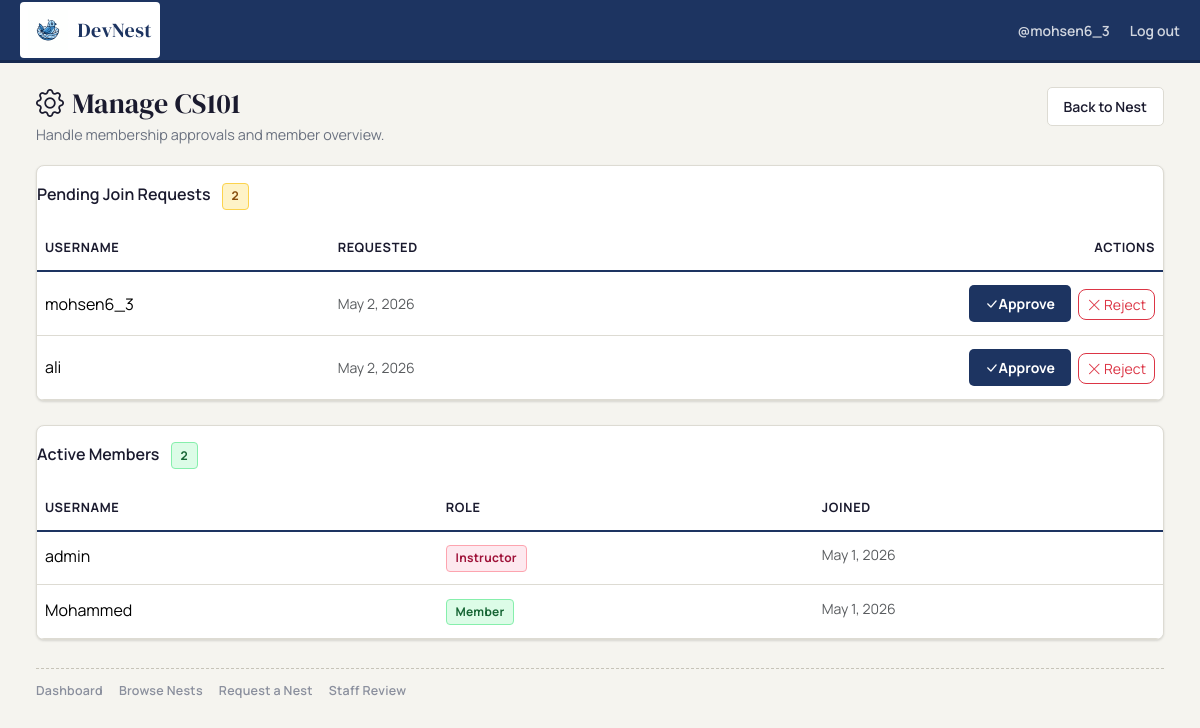
/nests/1/manage/ (signed in), run on the app's committed database.
### nests/models.py (models this page shows, shortened)
class Nest(models.Model):
    class Status(models.TextChoices):
        PENDING  = 'pending',  'Pending'
        APPROVED = 'approved', 'Approved'
        REJECTED = 'rejected', 'Rejected'
    name        = models.CharField(max_length=255)
    description = models.TextField()
    creator     = models.ForeignKey(settings.AUTH_USER_MODEL, on_delete=models.CASCADE)
    members     = models.ManyToManyField(
        settings.AUTH_USER_MODEL,
        through='NestMembership',
        related_name='nests',
    )
    status      = models.CharField(
        max_length=20,
        choices=Status.choices,
        default=Status.PENDING,
    )
    created_at  = models.DateTimeField(auto_now_add=True)
    def membership_for(self, user):
        if not getattr(user, 'is_authenticated', False):
            return None
        return self.memberships.filter(user=user, status=NestMembership.Status.ACTIVE).first()
    def is_site_staff(self, user):
        return bool(getattr(user, 'is_authenticated', False) and (user.is_staff or user.is_superuser))
    def is_nest_staff(self, user):
        m = self.membership_for(user)
        return m is not None and m.role in (NestMembership.Role.INSTRUCTOR, NestMembership.Role.ASSISTANT)

class NestMembership(models.Model):
    class Role(models.TextChoices):
        INSTRUCTOR = 'instructor', 'Instructor'
        ASSISTANT  = 'assistant',  'Assistant'
        MEMBER     = 'member',     'Member'
    class Status(models.TextChoices):
        PENDING  = 'pending',  'Pending'
        ACTIVE   = 'active',   'Active'
        REJECTED = 'rejected', 'Rejected'
    nest      = models.ForeignKey(Nest, on_delete=models.CASCADE, related_name='memberships')
    user      = models.ForeignKey(settings.AUTH_USER_MODEL, on_delete=models.CASCADE, related_name='nest_memberships')
    role      = models.CharField(max_length=20, choices=Role.choices, default=Role.MEMBER)
    status    = models.CharField(max_length=20, choices=Status.choices, default=Status.PENDING)
    joined_at = models.DateTimeField(auto_now_add=True)
    class Meta:
        constraints = [
            models.UniqueConstraint(fields=['nest', 'user'], name='unique_nest_membership')
        ]
        ordering = ['nest', 'joined_at']

### nests/views.py (the view, shortened to what this page needs)
# urls.py: path('<int:nest_id>/manage/', views.manage_nest_view,       name='manage_nest'),
def manage_nest_view(request: HttpRequest, nest_id: int):
    if not request.user.is_authenticated:
        return _require_auth(request, 'You must be signed in and be a nest-staff member to manage a nest.')
    nest = get_object_or_404(Nest, pk=nest_id, status=Nest.Status.APPROVED)
    if not (nest.is_nest_staff(request.user) or nest.is_site_staff(request.user)):
        return _require_auth(request, 'You must be a nest-staff member (instructor or assistant) to manage this nest.')
    pending_requests = nest.memberships.filter(status=NestMembership.Status.PENDING)
    active_members   = nest.memberships.filter(status=NestMembership.Status.ACTIVE)
    return render(request, 'nests/manage_nest.html', {
        'nest': nest,
        'pending_requests': pending_requests,
        'active_members': active_members,
    })

### nests/templates/nests/manage_nest.html (shortened to what this page needs)
{% extends "nests/base.html" %}
{% block content %}
<div class="nest-page-head">
    <div>
        <h2 class="nest-page-title"><i class="bi bi-gear me-2"></i>Manage {{ nest.name }}</h2>
        <p class="nest-page-subtitle">Handle membership approvals and member overview.</p>
    </div>
    <a href="{% url 'nests:nest_detail' nest_id=nest.pk %}" class="nest-btn-soft">Back to Nest</a>
</div>
<div class="nest-surface mb-4 overflow-hidden">
    <div class="card-header fw-semibold bg-transparent border-0 py-3">
        Pending Join Requests
        <span class="nest-chip nest-chip-pending ms-2">{{ pending_requests|length }}</span>
    </div>
    <div class="card-body p-0">
        {% if pending_requests %}
        <table class="table table-hover mb-0 nest-table">
            <thead>
                <tr>
                    <th>Username</th>
                    <th>Requested</th>
                    <th class="text-end">Actions</th>
                </tr>
            </thead>
            <tbody>
                {% for m in pending_requests %}
                <tr>
                    <td class="align-middle">{{ m.user.username }}</td>
                    <td class="align-middle text-muted small">{{ m.joined_at|date:"N j, Y" }}</td>
                    <td class="text-end">
                        <form method="post" class="d-inline">
                            <button name="action" value="approve" class="nest-btn-main btn-sm me-1">
                                <i class="bi bi-check-lg"></i> Approve
                            </button>
                            <button name="action" value="reject" class="btn btn-sm btn-outline-danger rounded-3">
                                <i class="bi bi-x-lg"></i> Reject
                            </button>
                        </form>
                    </td>
                </tr>
                {% endfor %}
            </tbody>
        </table>
        {% else %}
        <p class="text-muted p-3 mb-0">No pending requests at the moment.</p>
        {% endif %}
    </div>
</div>
<div class="nest-surface overflow-hidden">
    <div class="card-header fw-semibold bg-transparent border-0 py-3">
        Active Members
        <span class="nest-chip nest-chip-approved ms-2">{{ active_members|length }}</span>
    </div>
    <div class="card-body p-0">
        {% if active_members %}
        <table class="table table-hover mb-0 nest-table">
            <thead>
                <tr>
                    <th>Username</th>
                    <th>Role</th>
                    <th>Joined</th>
                </tr>
            </thead>
            <tbody>
                {% for m in active_members %}
                <tr>
                    <td>{{ m.user.username }}</td>
                    <td>
                        <span class="nest-chip {% if m.role == 'instructor' %}nest-chip-rejected{% elif m.role == 'assistant' %}nest-chip-pending{% else %}nest-chip-approved{% endif %}">
                            {{ m.get_role_display }}
                        </span>
                    </td>
                    <td class="text-muted small">{{ m.joined_at|date:"N j, Y" }}</td>
                </tr>
                {% endfor %}
            </tbody>
        </table>
        {% else %}
        <p class="text-muted p-3 mb-0">No active members yet.</p>
        {% endif %}
    </div>
</div>
{% endblock %}

### nests/templates/nests/base.html (shortened to what this page needs)
{% load static %}
<!doctype html>
<html lang="en">
<head>
	<link href="https://cdn.jsdelivr.net/npm/bootstrap@5.3.3/dist/css/bootstrap.min.css" rel="stylesheet">
	<link href="https://cdn.jsdelivr.net/npm/bootstrap-icons@1.11.3/font/bootstrap-icons.css" rel="stylesheet">
	<link rel="stylesheet" href="{% static 'css/nests.css' %}">
</head>
<body class="nest-shell">
	<header class="nest-topbar">
		<div class="container-fluid nest-topbar-inner">
			<a class="nest-brand" href="/">
				<img src="{% static 'images/logo.svg' %}" alt="DevNest logo">
				<span>DevNest</span>
			</a>
			<div class="nest-user d-none d-lg-flex">
				{% if request.user.is_authenticated %}
					<a class="nest-user-link" href="{% url 'accounts:user_profile_view' request.user.username %}">
						@{{ request.user.username }}
					</a>
					<a class="nest-user-link" href="{% url 'accounts:log_out' %}?next={{request.path}}">Log out</a>
				{% else %}
					<a class="nest-user-link" href="{% url 'accounts:sign_in' %}?next={{request.path}}">Sign in</a>
				{% endif %}
			</div>
		</div>
	</header>
	<div class="nest-layout container-fluid">
		<main class="nest-main">
			{% block content %}{% endblock %}
			<footer class="nest-footer-links" aria-label="Nest legacy links">
				<a href="{% url 'nests:nest_dashboard' %}" class="nest-footer-link {% if request.path == '/nests/' %}active{% endif %}">
					Dashboard
				</a>
				<a href="{% url 'nests:nest_list_view' %}" class="nest-footer-link {% if '/nests/browse/' in request.path %}active{% endif %}">
					Browse Nests
				</a>
				<a href="{% url 'nests:request_nest_view' %}" class="nest-footer-link {% if '/nests/request/' in request.path %}active{% endif %}">
					Request a Nest
				</a>
				{% if request.user.is_staff or request.user.is_superuser %}
					<a href="{% url 'nests:staff_nest_review' %}" class="nest-footer-link {% if '/nests/staff/review/' in request.path %}active{% endif %}">
						Staff Review
					</a>
				{% endif %}
			</footer>
		</main>
	</div>
</body>
</html>

### nests/static/css/nests.css (style rules this page uses)
:root { --nest-bg: #f5f4ef; --nest-paper: #ffffff; --nest-ink: #1a1a2e; --nest-muted: #6b7280; --nest-line: #dddbd3; --nest-accent: #1d3461; --nest-accent-hover: #16294f; --nest-amber: #c57c0e; --nest-amber-soft: #fef3c7; --nest-soft: #eaecf4; --nest-danger-soft: #fde9ef; --nest-shadow-sm: 0 1px 3px rgba(0,0,0,.08), 0 1px 2px rgba(0,0,0,.06); --nest-shadow: 0 2px 8px rgba(0,0,0,.09); --nest-radius: 8px; --nest-radius-sm: 5px; }
* { box-sizing: border-box; }
.nest-shell { margin: 0; min-height: 100vh; background: var(--nest-bg); color: var(--nest-ink); font-family: 'Manrope', sans-serif; }
.nest-topbar { position: sticky; top: 0; z-index: 100; background: var(--nest-accent); border-bottom: 3px solid var(--nest-accent-hover); }
.nest-topbar-inner { min-height: 60px; display: flex; align-items: center; justify-content: space-between; gap: 1rem; padding: 0 1.25rem; }
.nest-brand { display: inline-flex; align-items: center; gap: .6rem; text-decoration: none; padding: 0.5rem; color: var(--nest-accent); background-color: white; border-radius: 4px; font-family: 'DM Serif Display', serif; font-size: 1.25rem; letter-spacing: .4px; }
.nest-brand img { width: 40px; height: 40px; display: block; object-fit: contain; opacity: 1; }
.nest-user { display: inline-flex; align-items: center; gap: 1.25rem; }
.nest-user-link { color: rgba(255,255,255,.8); text-decoration: none; font-weight: 600; font-size: .875rem; transition: color .15s; }
.nest-layout { display: block; min-height: calc(100vh - 63px); }
.nest-main { max-width: 1320px; margin: 0 auto; width: 100%; padding: 1.5rem; }
.nest-page-head { display: flex; align-items: flex-start; justify-content: space-between; flex-wrap: wrap; gap: 1rem; margin-bottom: 1.25rem; }
.nest-page-title { margin: 0; font-family: 'DM Serif Display', serif; font-size: 1.75rem; font-weight: 400; color: var(--nest-ink); letter-spacing: .2px; }
.nest-page-subtitle { color: var(--nest-muted); margin: .2rem 0 0; font-size: .9rem; }
.nest-surface { background: var(--nest-paper); border: 1px solid var(--nest-line); border-radius: var(--nest-radius); box-shadow: var(--nest-shadow-sm); }
.nest-btn-main { display: inline-flex; align-items: center; border: none; background: var(--nest-accent); color: #fff; font-weight: 700; font-size: .875rem; border-radius: var(--nest-radius-sm); padding: .5rem 1rem; cursor: pointer; transition: background .15s; text-decoration: none; }
.nest-btn-soft { display: inline-flex; align-items: center; border: 1px solid var(--nest-line); color: var(--nest-ink); font-weight: 600; font-size: .875rem; border-radius: var(--nest-radius-sm); background: var(--nest-paper); padding: .5rem 1rem; cursor: pointer; text-decoration: none; transition: border-color .15s, background .15s; }
.nest-chip { display: inline-flex; align-items: center; border-radius: 4px; padding: .2rem .55rem; font-size: .75rem; font-weight: 700; letter-spacing: .02em; }
.nest-chip-pending { background: var(--nest-amber-soft); color: #854d0e; border: 1px solid #fcd34d; }
.nest-chip-approved { background: #dcfce7; color: #166534; border: 1px solid #86efac; }
.nest-chip-rejected { background: var(--nest-danger-soft); color: #9f1239; border: 1px solid #fda4af; }
.nest-table thead th { border-bottom-width: 2px; border-color: var(--nest-accent); color: var(--nest-ink); font-weight: 700; font-size: .8rem; text-transform: uppercase; letter-spacing: .05em; }
.nest-table td, .nest-table th { padding-top: .8rem; padding-bottom: .8rem; border-color: var(--nest-line); }
.nest-footer-links { margin-top: 1.75rem; padding-top: .8rem; border-top: 1px dashed #c7c4b9; display: flex; flex-wrap: wrap; gap: .7rem 1rem; }
.nest-footer-link { color: #8a8f9d; text-decoration: none; font-size: .78rem; font-weight: 600; letter-spacing: .02em; }

### data on the page
Nest: name "CS101"
NestMembership: user.username "mohsen6_3", joined_at "May 2, 2026"
NestMembership: user.username "ali", joined_at "May 2, 2026"
NestMembership: user.username "admin", role "Instructor", joined_at "May 1, 2026"
NestMembership: user.username "Mohammed", role "Member", joined_at "May 1, 2026"

### other printed values
{{ request.user.username }} "mohsen6_3"
{{ pending_requests|length }} "2"
{{ active_members|length }} "2"
